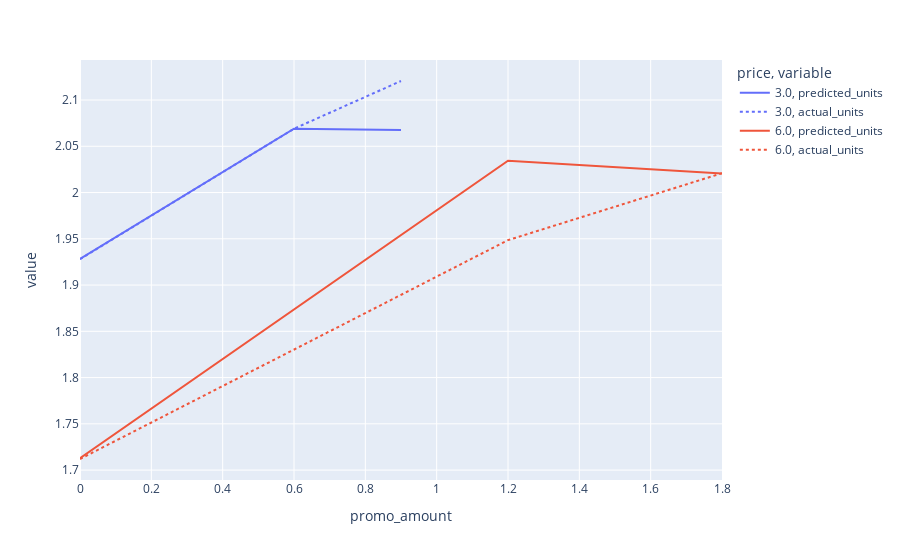

This figure's notebook cell:
### Code cell
px.line(data_frame = df_sim42, x = 'promo_amount', y = 'value', line_dash = 'variable', color = 'price')#, facet_row = 'price')
